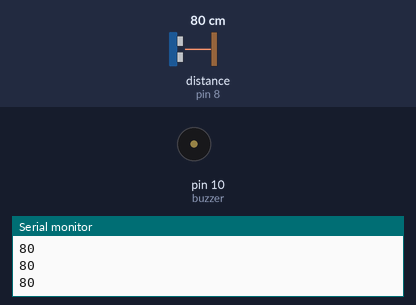
A sketch run on a simulated Arduino Uno, built with avr-gcc and run on an emulated ATmega328P. On the bench: buzzer (waves = sounding), the last lines printed to the serial monitor. The inputs (shaded band) are chosen by the test bench; at power-on: distance to the obstacle (sensor on pin 8) 80 cm. The echo pulse lasts 58.3 µs per cm.

Above: at 1.2 s.
1.3 s: distance to the obstacle (sensor on pin 8) set to 21 cm
2.8 s: distance to the obstacle (sensor on pin 8) set to 17 cm
At 3.1 s:
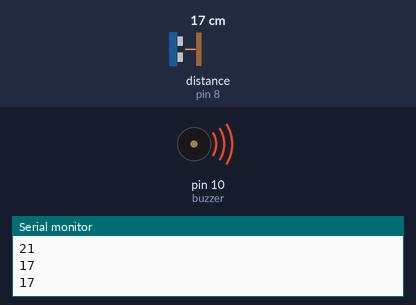
Timing chart, 0 to 11.8 s (numbered marks = the images above; inputs shaded):
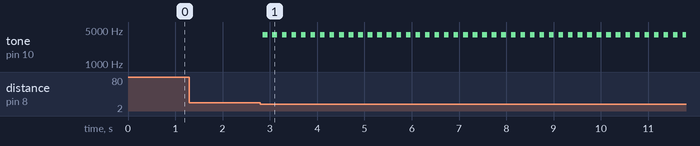

Measured:
- the behaviour switches between 20 and 19 cm on distance to the obstacle (sensor on pin 8) (found by bisection; images 0 and 1)
- after the input at 2.8 s, tone on pin 10 (buzzer): alternates 4000 Hz for 0.10 s and silent for 0.10 s, starting after 0.05 s

The sketch:

Afstand.ino
```cpp
#include <Ultrasonic.h>
long distancia;
Ultrasonic ultrassom(7,8);
int buzzer = 10;                                        // AfstandsSensor(triggerPin, echoPin);
  // Starter afstandssensoren på ben 13 og 12.

void setup () {
    Serial.begin(9600);  // Opsætter serial kommunikation tilbage til computeren
}

void loop () {
    // Måler afstanden for hver 500ms
    distancia = ultrassom.distanceRead();
   Serial.println(distancia);
   if(distancia < 20)
   {
    tone(buzzer, 4000,100);
   }
    delay(200);
}
```
